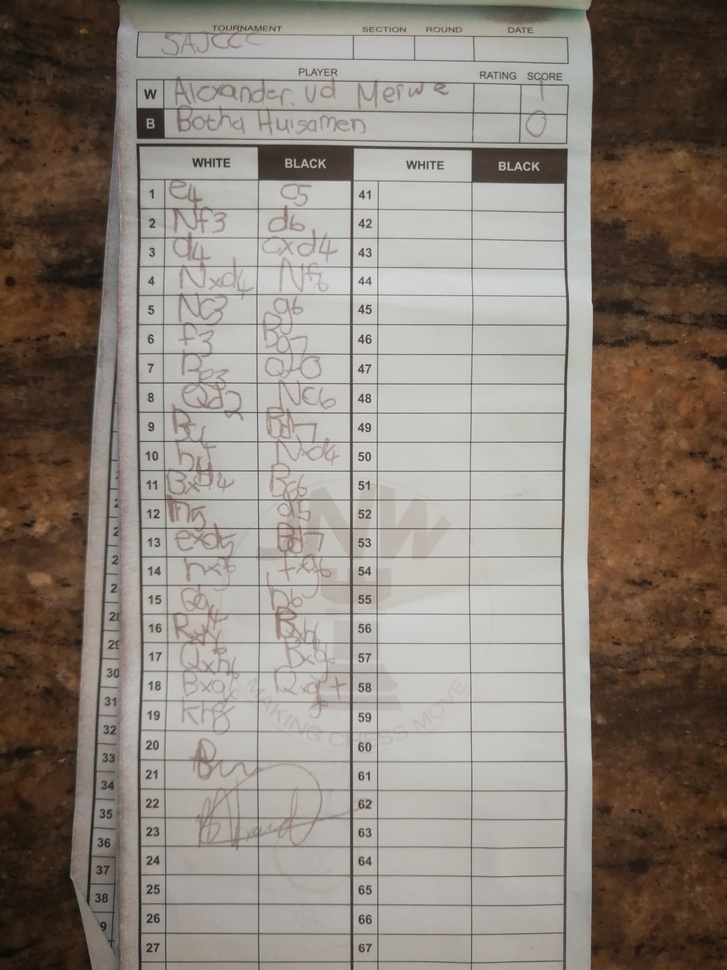
#> input picture IMG_20190405_162936.jpg, 727 x 970 px, shrunk from 2976 x 3968 before the run; its folder holds only this picture in this run
$ python -i character_segmentation.py   (imports and definitions only)
#> lines starting #> are read from the running program, lines starting #| are printed output that depends on the picture; after the words box and inside, x2 and y2 are one past the last pixel; in counts of white or black regions, pixels touching at a corner belong together
from PIL import Image
import cv2
import os
import glob
import numpy as np
import imutils
import math
from scipy import signal
import skfuzzy as fuzz
import matplotlib.pyplot as plt
from sklearn.linear_model import LinearRegression

def perform_character_segmentation(filename):
#> called with filename = 'IMG_20190405_162936.jpg'
    image = cv2.imread(filename)
#> image is the input picture: shape (970, 727, 3); mean B, G, R 123, 131.9, 141.1

    baseline_extraction(image)


def baseline_extraction(image):
    kernel = cv2.getStructuringElement(cv2.MORPH_ELLIPSE, (2, 2))
    image = cv2.dilate(image, kernel)
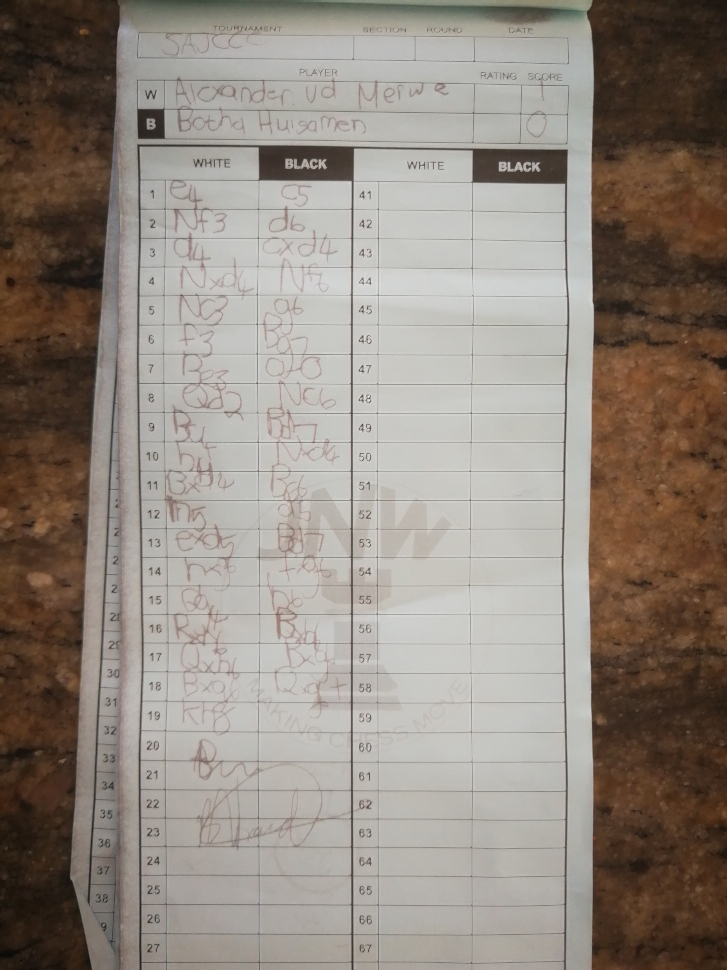
#> image: shape (970, 727, 3); mean of channels 0, 1, 2 127.3, 136.2, 145.5; drawn as B, G, R
    image = cv2.erode(image, kernel)
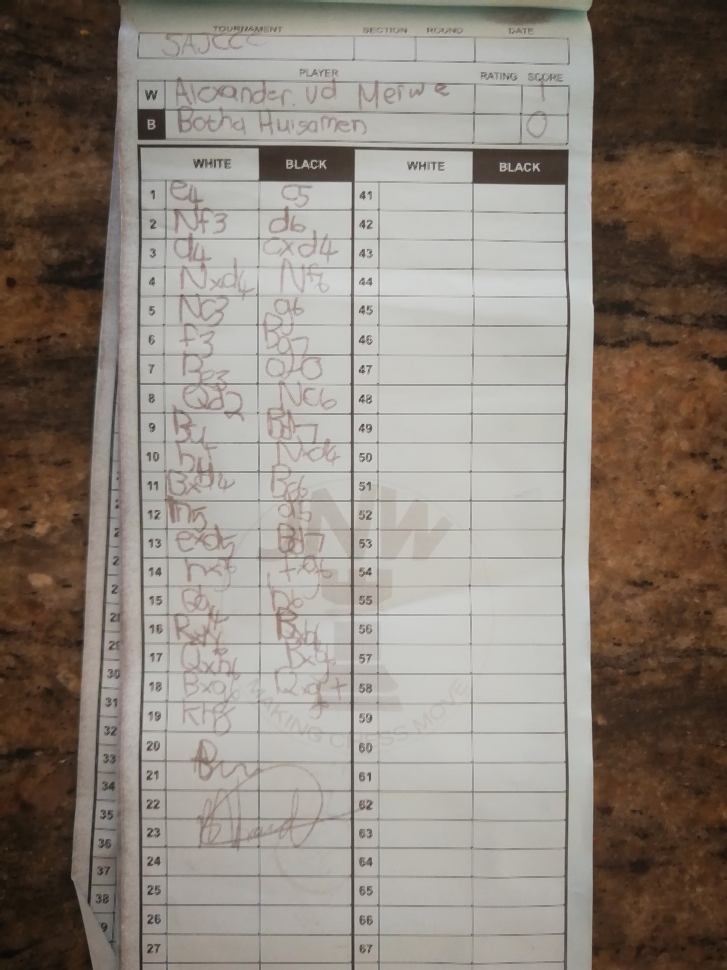
#> image: shape (970, 727, 3); mean of channels 0, 1, 2 124.1, 133, 142.2; drawn as B, G, R
    image_copy = np.copy(image)
    baselines = []

    # cv2.imshow("Before baseline extraction", image)
    # cv2.waitKey(0)

    image = cv2.cvtColor(image, cv2.COLOR_BGR2GRAY)
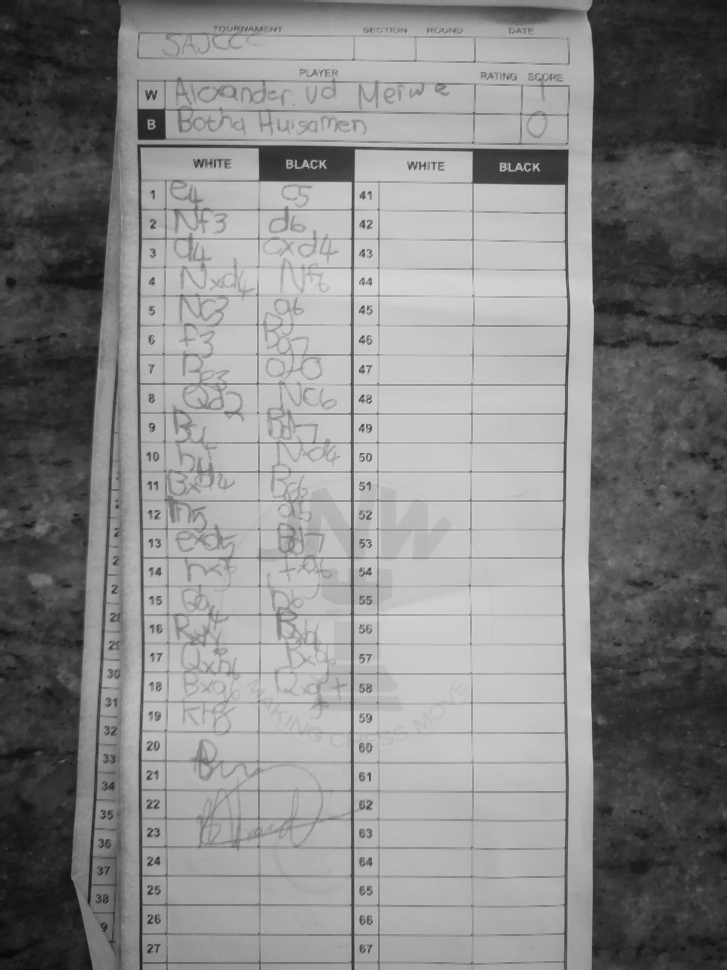
#> image: shape (970, 727); min 9, max 217, mean 134.7
    image = cv2.bitwise_not(image)
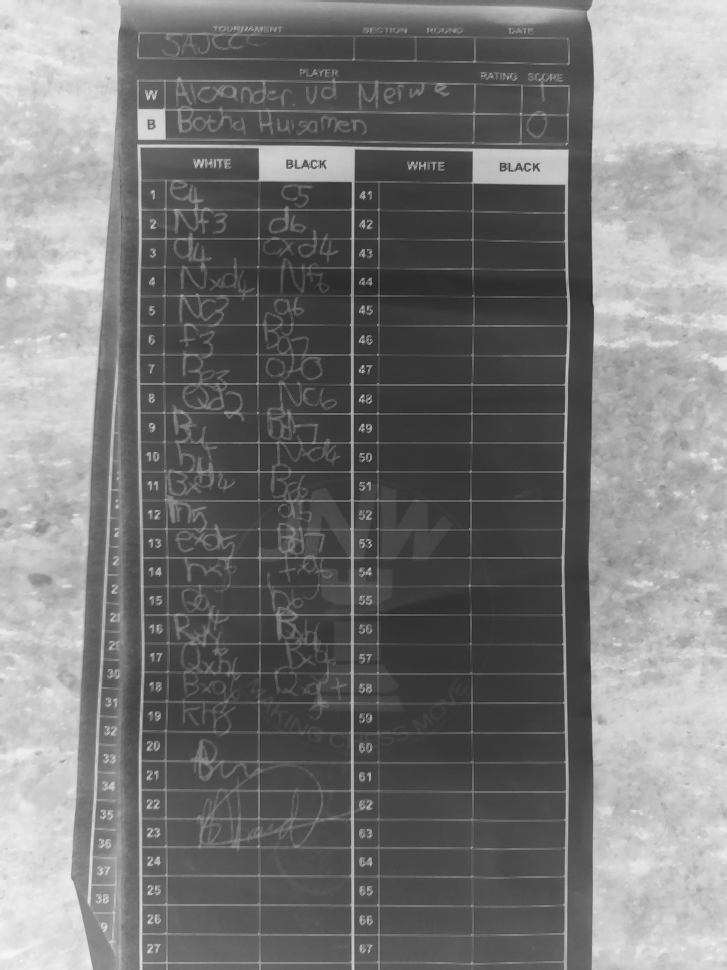
#> image: shape (970, 727); min 38, max 246, mean 120.3

    height, width = image.shape[:2]
#> height = 970; width = 727

    biggest_total = 0
    center_y = 0

    for y in range(0, height - 1):
        current_total = 0
        for x in range(0, width - 1):
            current_total += image[y][x]

        if (current_total > biggest_total):
            biggest_total = current_total
            center_y = y
#> after the loop, biggest_total = 131312; center_y = 7

    cv2.line(image_copy, (0, center_y), (width, center_y), (0,255,0), 1)
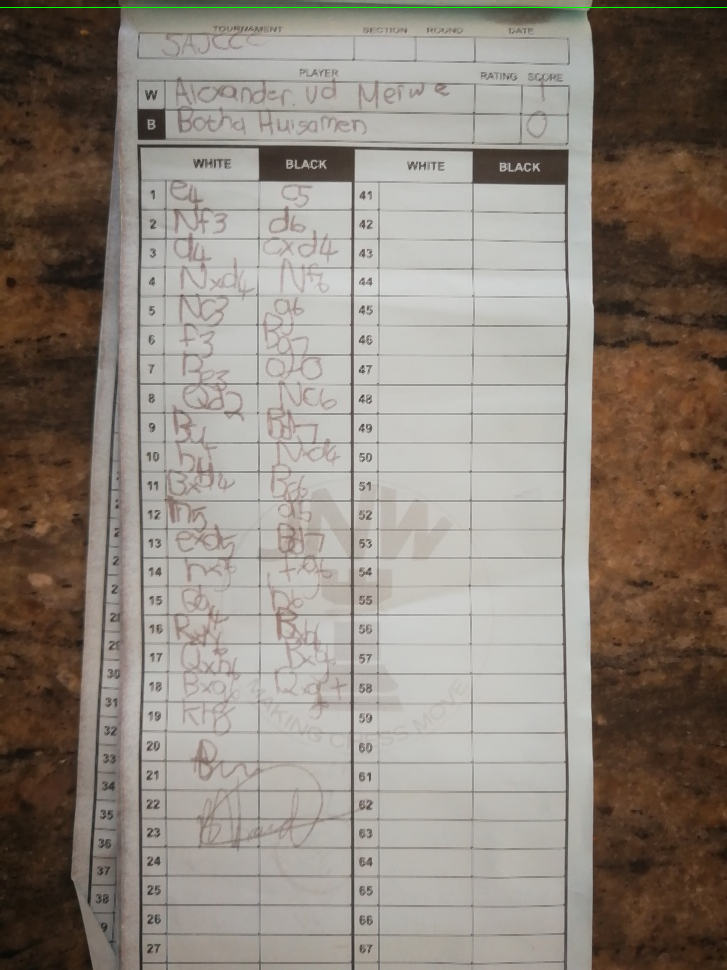
#> image_copy: shape (970, 727, 3); 0.1% of pixels changed, all inside (x1, y1, x2, y2) = (0, 7, 727, 8); drawn as B, G, R
    cv2.imshow("After baseline extraction", image_copy)
    cv2.waitKey(0)

    image_crop_bottom = image[center_y:height, 0: width]
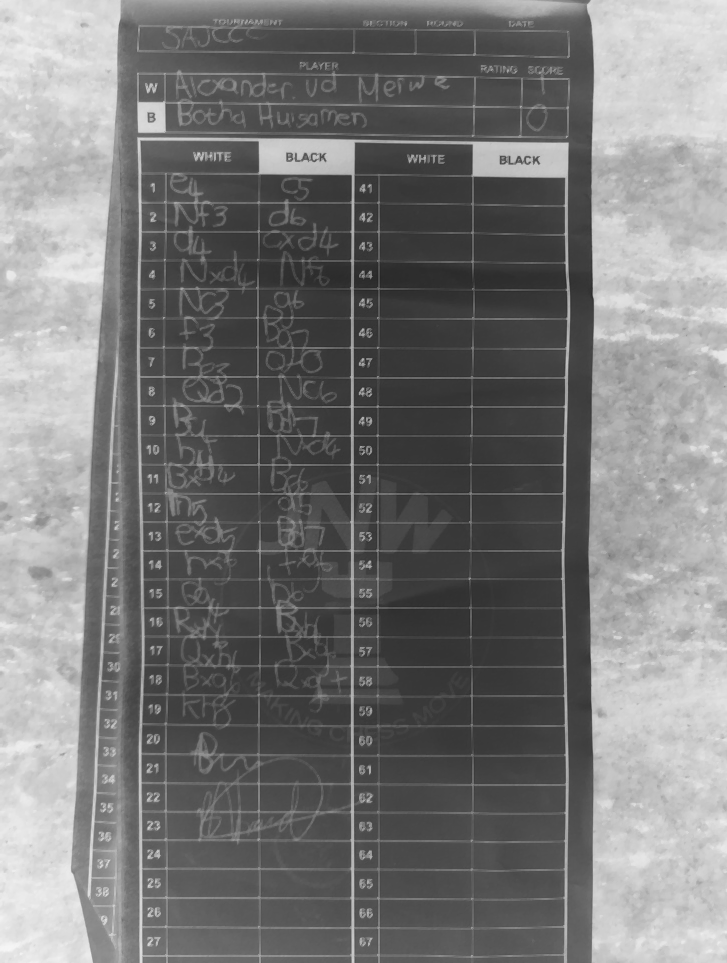
#> image_crop_bottom: shape (963, 727); min 38, max 246, mean 119.9

    # cv2.imshow("After baseline extraction", image_crop_bottom)
    # cv2.waitKey(0)

    y_vals = []
    x_vals = []

    height_bottom, width_bottom = image_crop_bottom.shape[:2]
#> height_bottom = 963; width_bottom = 727

    current_y = height_bottom - 1
#> current_y = 962
    for x in range(0, width_bottom - 1):
        while (current_y >= 0) and (image_crop_bottom[current_y][x] < 253):
            current_y -= 1

        y_vals.append(current_y)
        x_vals.append(x)
        current_y = height_bottom - 1
#> after the loop, x_vals = 726 values from 0 to 725; y_vals = 726 values from -1 to -1

    y = np.array(y_vals)
#> y = 726 values from -1 to -1
    x = np.array(x_vals)
#> x = 726 values from 0 to 725

    sortId = np.argsort(x)
    x = x[sortId]
    y = y[sortId]

    peaks, _ = signal.find_peaks(y)

    peaks_list = peaks.tolist()

    x = []
    y = []
    for val in peaks_list:
        y.append(y_vals[val])
        x.append(x_vals[val])
        # cv2.circle(image_copy,(x_vals[val],y_vals[val] + center_y), 2, (255,0,255), -1)

    # cv2.imshow("After baseline extraction", image_copy)
    # cv2.waitKey(0)


    all_M = []
    for v in peaks:
        angles = []
        y_tmp_vals = []

        for c in peaks:
            if(peaks_list.index(c) != peaks_list.index(v)):
                myradians = math.atan2(y_vals[v] - y_vals[c], x_vals[v]-x_vals[c])
                mydegrees = math.degrees(myradians)
                angles.append(mydegrees)
                y_tmp_vals.append(y_vals[c])

        xpts = np.zeros(0)
        ypts = np.zeros(0)
        labels = np.zeros(0)

        angle_matrix = np.array(angles)

        xpts = np.hstack((xpts, angle_matrix))

        ypts = np.hstack((ypts, y_tmp_vals))

        labels = np.hstack((labels, np.ones(len(y_tmp_vals)) * len(y_tmp_vals)))

        # [4 lines of commented-out code are left out]

        fig1, axes1 = plt.subplots()
        alldata = np.vstack((xpts, ypts))
    #     fpcs = []

        colours = ['b', 'g']

        fpcs = []
        c_mem = []

        for ncenters in range(2):
            cntr, u, u0, d, jm, p, fpc = fuzz.cluster.cmeans(alldata, ncenters + 1, 2, error=0.005, maxiter=1000, init=None)

            fpcs.append(fpc)
            c_mem.append(u)


        idx_to_use = fpcs.index(max(fpcs))

    # #         # Store fpc values for later
    # #         fpcs.append(fpc)

        # Plot assigned clusters, for each data point in training set
        cluster_membership = np.argmax(c_mem[idx_to_use], axis=0)

        c1 = None
        c2 = None
        final_vals_1 = None
        final_vals_2 = None

        for j in range(2):
            if j == 0:
                c1 = zip(tuple(xpts[cluster_membership == j].tolist()), tuple(ypts[cluster_membership == j].tolist()))
                final_vals_1 = tuple(ypts[cluster_membership == j].tolist())
            else:
                c2 = zip(tuple(xpts[cluster_membership == j].tolist()), tuple(ypts[cluster_membership == j].tolist()))
                final_vals_2 = tuple(ypts[cluster_membership == j].tolist())

            # [6 lines of commented-out code are left out]

        c1_t = tuple(c1)
        c2_t = tuple(c2)

        l1 = len(c1_t)
        l2 = len(c2_t)

        # print((x[y.index(int(4))], y[y.index(int(4))]))

        all_M_tmp = []
        if(l1 > l2):
            for i in final_vals_1:
                 all_M_tmp.append((float(x[y.index(int(i))]), float(y[y.index(int(i))])))
            # print(y[y.index(int(i))])
            # all_M_tmp.append(c1_t)
        else:
            for i in final_vals_2:
                 all_M_tmp.append((float(x[y.index(int(i))]), float(y[y.index(int(i))])))
            # all_M_tmp.append(c2_t)

        all_M.append(tuple(all_M_tmp))

    final_baseline = (float("inf"), 0)
    for val in all_M:
        mean = getMean(val)
        sumDist = linearRegression(x, y, mean, image_copy, center_y)

        if(sumDist[0] < final_baseline[0]):
            final_baseline = sumDist
#> after the loop, final_baseline = (inf, 0)


#> (the run stopped early here; a loop or call above may not have finished)
